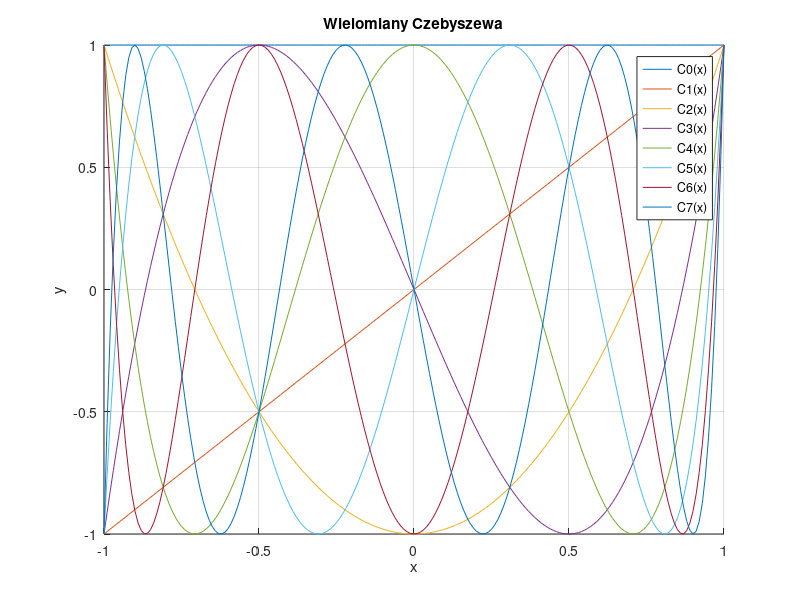

Write the MATLAB code that produced this figure.
%6_7
x = -1:0.01:1;
y0 = ones(1, length(x));
y1 = x;
y2 = 2*x.^2 - 1;
y3 = 4*x.^3 - 3*x;
y4 = 8*x.^4 - 8*x.^2 + 1;
y5 = 16*x.^5 - 20*x.^3 + 5*x;
y6 = 32*x.^6 - 48*x.^4 + 18*x.^2 - 1;
y7 = 64*x.^7 - 112*x.^5 + 56*x.^3 - 7*x;

figure;
hold on;
plot(x, y0);
plot(x, y1);
plot(x, y2);
plot(x, y3);
plot(x, y4);
plot(x, y5);
plot(x, y6);
plot(x, y7);
legend('C0(x)', 'C1(x)', 'C2(x)', 'C3(x)', 'C4(x)', 'C5(x)', 'C6(x)', 'C7(x)');
xlabel('x');
ylabel('y');
title('Wielomiany Czebyszewa');
grid on;
